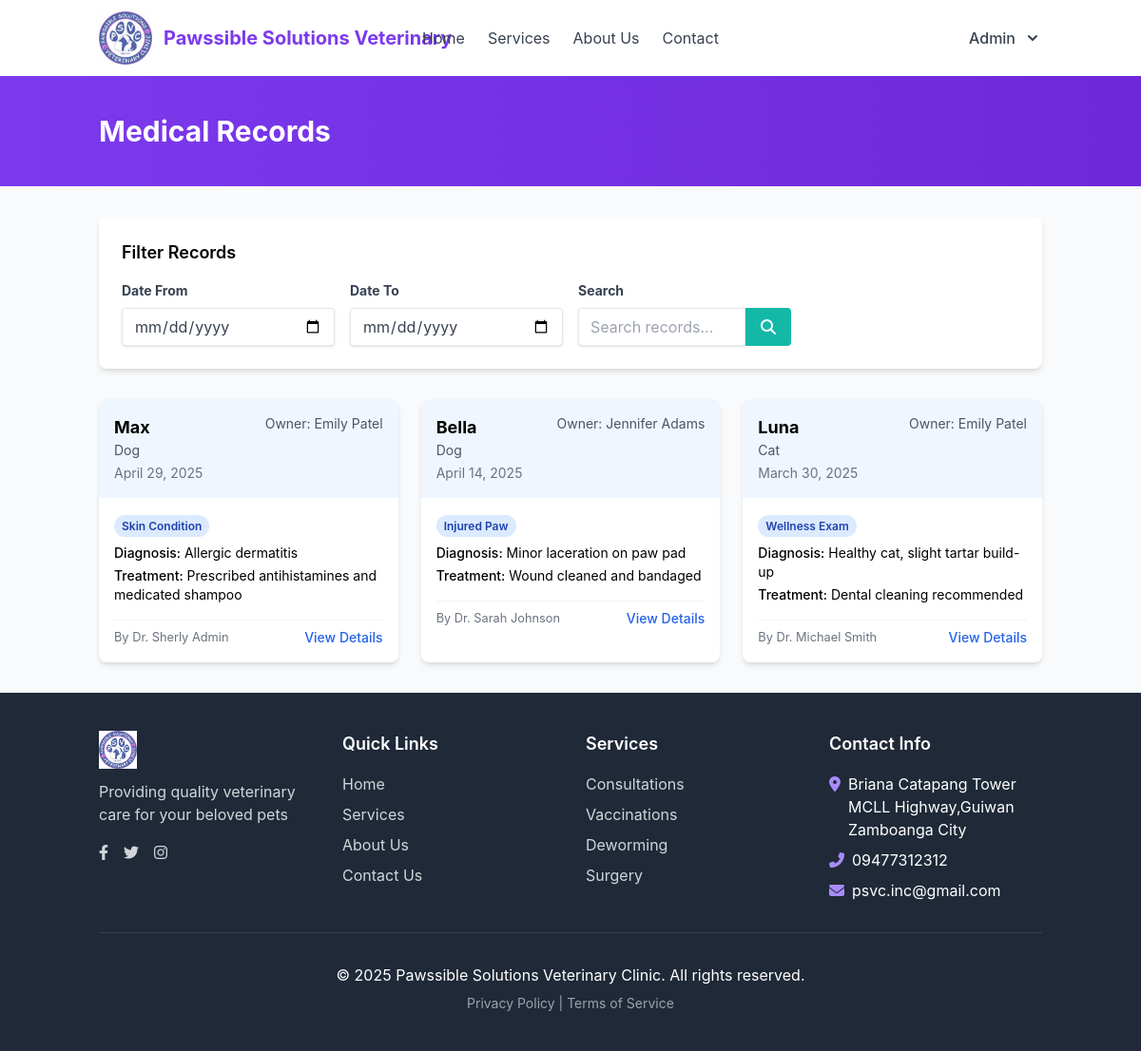
The page /medical_records.php (signed in) on the database as committed earlier.
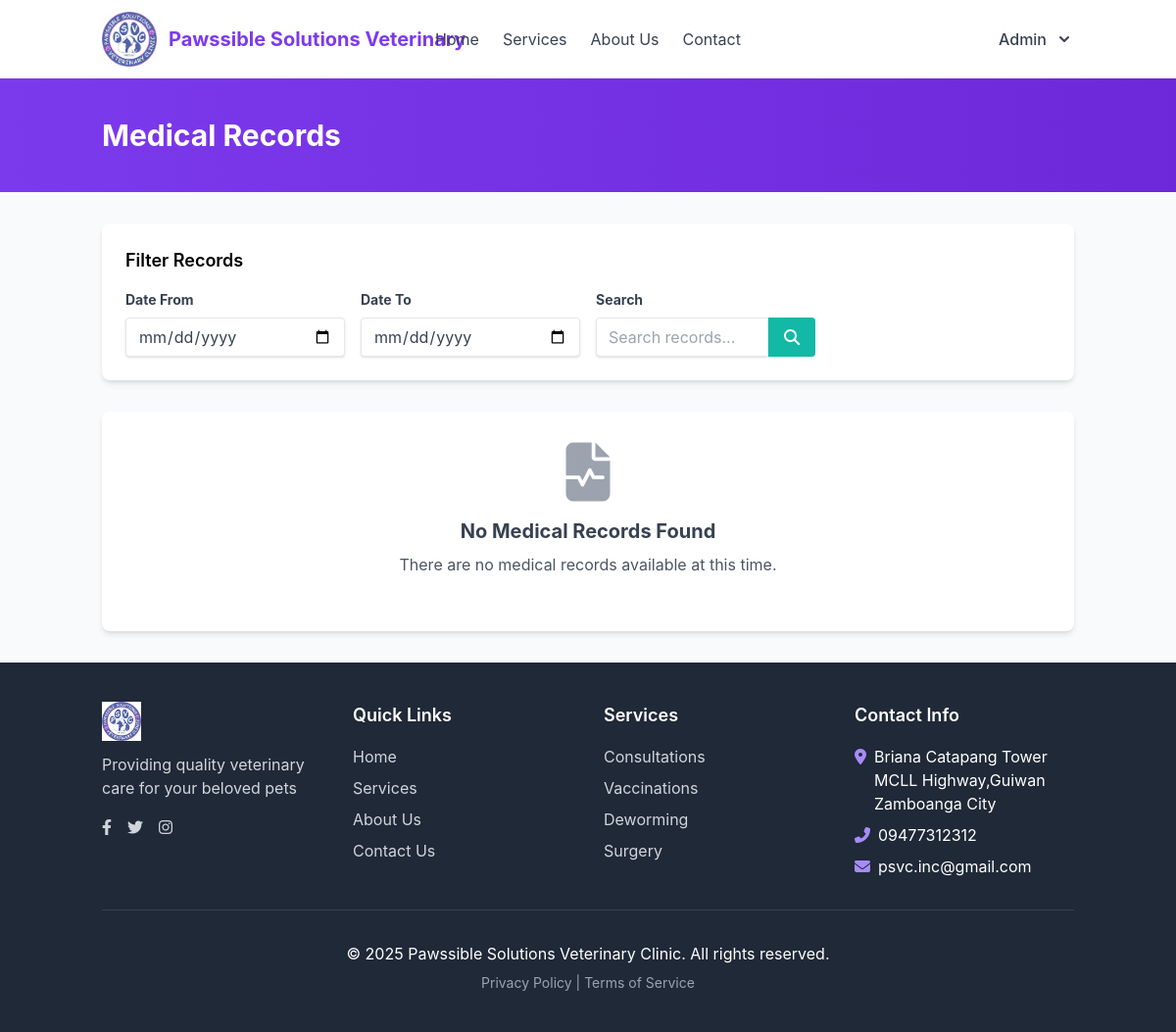
The same page on the database as committed later.
### tables this page shows
CREATE TABLE `medical_records` (
  `id` int(11) NOT NULL,
  `pet_id` int(11) NOT NULL,
  `appointment_id` int(11) DEFAULT NULL,
  `record_date` date NOT NULL,
  `diagnosis` text DEFAULT NULL,
  `treatment` text DEFAULT NULL,
  `medications` text DEFAULT NULL,
  `notes` text DEFAULT NULL,
  `created_by` int(11) NOT NULL,
  `created_at` timestamp NOT NULL DEFAULT current_timestamp(),
  `updated_at` timestamp NOT NULL DEFAULT current_timestamp() ON UPDATE current_timestamp()
);

CREATE TABLE `pets` (
  `id` int(11) NOT NULL,
  `owner_id` int(11) NOT NULL,
  `name` varchar(50) NOT NULL,
  `species` varchar(50) NOT NULL,
  `breed` varchar(50) DEFAULT NULL,
  `gender` enum('male','female','unknown') NOT NULL,
  `date_of_birth` date DEFAULT NULL,
  `weight` decimal(5,2) DEFAULT NULL,
  `microchip_id` varchar(50) DEFAULT NULL,
  `created_at` timestamp NOT NULL DEFAULT current_timestamp(),
  `updated_at` timestamp NOT NULL DEFAULT current_timestamp() ON UPDATE current_timestamp()
);

CREATE TABLE `appointments` (
  `id` int(11) NOT NULL,
  `appointment_number` varchar(20) NOT NULL DEFAULT '',
  `pet_id` int(11) NOT NULL,
  `vet_id` int(11) NOT NULL,
  `appointment_date` date NOT NULL,
  `appointment_time` time NOT NULL,
  `reason` varchar(100) NOT NULL,
  `notes` text DEFAULT NULL,
  `status` enum('scheduled','completed','cancelled','no-show') NOT NULL DEFAULT 'scheduled',
  `created_at` timestamp NOT NULL DEFAULT current_timestamp(),
  `updated_at` timestamp NOT NULL DEFAULT current_timestamp() ON UPDATE current_timestamp()
);

### medical_records.php (the view, shortened to what this page needs)
<?php
$user_role = isset($_SESSION['user_role']) ? $_SESSION['user_role'] : 'client';
$database = new Database();
$db = $database->getConnection();
$pet_filter = isset($_GET['pet_id']) ? $_GET['pet_id'] : '';
$date_from = isset($_GET['date_from']) ? $_GET['date_from'] : '';
$date_to = isset($_GET['date_to']) ? $_GET['date_to'] : '';
$search = isset($_GET['search']) ? $_GET['search'] : '';
if ($user_role == 'client') {
    $query = "SELECT mr.*, p.name as pet_name, p.species,
             CONCAT(u.first_name, ' ', u.last_name) as vet_name,
             a.reason as appointment_reason
             FROM medical_records mr
             JOIN pets p ON mr.pet_id = p.id
             LEFT JOIN appointments a ON mr.appointment_id = a.id
             LEFT JOIN users u ON mr.created_by = u.id
             WHERE p.owner_id = :user_id";
    if (!empty($pet_filter)) {
        $query .= " AND p.id = :pet_id";
    }
    if (!empty($date_from)) {
        $query .= " AND mr.record_date >= :date_from";
    }
    if (!empty($date_to)) {
        $query .= " AND mr.record_date <= :date_to";
    }
    if (!empty($search)) {
        $query .= " AND (mr.diagnosis LIKE :search OR mr.treatment LIKE :search OR mr.medications LIKE :search)";
    }
} else {
    $query = "SELECT mr.*, p.name as pet_name, p.species,
             CONCAT(o.first_name, ' ', o.last_name) as owner_name,
             CONCAT(v.first_name, ' ', v.last_name) as vet_name,
             a.reason as appointment_reason
             FROM medical_records mr
             JOIN pets p ON mr.pet_id = p.id
             JOIN users o ON p.owner_id = o.id
             LEFT JOIN appointments a ON mr.appointment_id = a.id
             LEFT JOIN users v ON mr.created_by = v.id
             WHERE 1=1";
}
$query .= " ORDER BY mr.record_date DESC, mr.created_at DESC";
$stmt = $db->prepare($query);
$stmt->execute();
include_once 'includes/header.php';
?>
<div class="bg-gradient-to-r from-violet-600 to-violet-700 py-10">
    <div class="container mx-auto px-4">
        <h1 class="text-3xl font-bold text-white">Medical Records</h1>
    </div>
</div>
<div class="container mx-auto px-4 py-8">
    <div class="bg-white rounded-lg shadow-md p-6 mb-8">
        <h3 class="text-lg font-semibold mb-4">Filter Records</h3>
        <form action="" method="get" class="grid grid-cols-1 md:grid-cols-2 lg:grid-cols-4 gap-4">
            <div>
                <label for="date_from" class="block text-gray-700 text-sm font-bold mb-2">Date From</label>
                <input type="date" id="date_from" name="date_from" value="<?php echo $date_from; ?>" class="shadow appearance-none border rounded w-full py-2 px-3 text-gray-700 leading-tight focus:outline-none focus:shadow-outline">
            </div>
            <div>
                <label for="date_to" class="block text-gray-700 text-sm font-bold mb-2">Date To</label>
                <input type="date" id="date_to" name="date_to" value="<?php echo $date_to; ?>" class="shadow appearance-none border rounded w-full py-2 px-3 text-gray-700 leading-tight focus:outline-none focus:shadow-outline">
            </div>
            <div>
                <label for="search" class="block text-gray-700 text-sm font-bold mb-2">Search</label>
                <div class="flex">
                    <input type="text" id="search" name="search" value="<?php echo htmlspecialchars($search); ?>" placeholder="Search records..." class="shadow appearance-none border rounded-l w-full py-2 px-3 text-gray-700 leading-tight focus:outline-none focus:shadow-outline">
                    <button type="submit" class="bg-teal-500 hover:bg-teal-600 text-white font-bold py-2 px-4 rounded-r">
                        <i class="fas fa-search"></i>
                    </button>
                </div>
            </div>
        </form>
    </div>
    <?php if ($stmt->rowCount() > 0): ?>
        <div class="grid grid-cols-1 md:grid-cols-2 lg:grid-cols-3 gap-6">
            <?php while ($record = $stmt->fetch(PDO::FETCH_ASSOC)): ?>
                <div class="bg-white rounded-lg shadow-md overflow-hidden hover:shadow-lg transition-shadow">
                    <div class="bg-blue-50 p-4">
                        <div class="flex justify-between items-start">
                            <div>
                                <h3 class="font-bold text-lg"><?php echo htmlspecialchars($record['pet_name']); ?></h3>
                                <p class="text-gray-600 text-sm"><?php echo htmlspecialchars($record['species']); ?></p>
                                <p class="text-gray-500 text-sm mt-1"><?php echo date('F d, Y', strtotime($record['record_date'])); ?></p>
                            </div>
                            <?php if (isset($record['owner_name']) && $user_role != 'client'): ?>
                                <p class="text-sm text-gray-600">Owner: <?php echo htmlspecialchars($record['owner_name']); ?></p>
                            <?php endif; ?>
                        </div>
                    </div>
                    <div class="p-4">
                        <?php if (!empty($record['appointment_reason'])): ?>
                            <div class="mb-2">
                                <span class="px-2 py-1 bg-blue-100 text-blue-800 text-xs font-semibold rounded-full">
                                    <?php echo htmlspecialchars($record['appointment_reason']); ?>
                                </span>
                            </div>
                        <?php endif; ?>
                        <div class="mt-2">
                            <?php if (!empty($record['diagnosis'])): ?>
                                <p class="text-sm"><span class="font-medium">Diagnosis:</span>
                                    <?php echo strlen($record['diagnosis']) > 100 ?
                                        htmlspecialchars(substr($record['diagnosis'], 0, 100)) . '...' :
                                        htmlspecialchars($record['diagnosis']); ?>
                                </p>
                            <?php endif; ?>
                            <?php if (!empty($record['treatment'])): ?>
                                <p class="text-sm mt-1"><span class="font-medium">Treatment:</span>
                                    <?php echo strlen($record['treatment']) > 100 ?
                                        htmlspecialchars(substr($record['treatment'], 0, 100)) . '...' :
                                        htmlspecialchars($record['treatment']); ?>
                                </p>
                            <?php endif; ?>
                        </div>
                        <div class="flex justify-between items-center mt-4 pt-2 border-t border-gray-100">
                            <small class="text-gray-500">By Dr. <?php echo htmlspecialchars($record['vet_name']); ?></small>
                            <a href="view_medical_record.php?id=<?php echo $record['id']; ?>" class="text-blue-600 hover:text-blue-800 font-medium text-sm">
                                View Details
                            </a>
                        </div>
                    </div>
                </div>
            <?php endwhile; ?>
        </div>
    <?php else: ?>
        <div class="bg-white rounded-lg shadow-md p-8 text-center">
            <div class="text-gray-400 mb-4">
                <i class="fas fa-file-medical-alt text-6xl"></i>
            </div>
            <h3 class="text-xl font-bold text-gray-700 mb-2">No Medical Records Found</h3>
            <p class="text-gray-600 mb-6">
                <?php if (!empty($pet_filter) || !empty($date_from) || !empty($date_to) || !empty($search)): ?>
                    No medical records match your current filters. Try changing your filter criteria.
                <?php else: ?>
                    There are no medical records available at this time.
                <?php endif; ?>
            </p>
        </div>
    <?php endif; ?>
</div>
<?php include_once 'includes/footer.php'; ?>

### includes/header.php (shortened to what this page needs)
<!DOCTYPE html>
<html lang="en">
<head>
    <script src="https://cdn.tailwindcss.com"></script>
    <link rel="stylesheet" href="https://cdnjs.cloudflare.com/ajax/libs/font-awesome/6.4.0/css/all.min.css">
    <link rel="stylesheet" href="assets/css/style.css">
</head>
<body class="bg-gray-50 min-h-screen flex flex-col">
    <header class="bg-white shadow-md">
        <nav class="container mx-auto px-4 py-3">
            <div class="flex flex-wrap items-center justify-between">
                <div class="flex items-center w-full md:w-auto justify-between md:justify-start">
                    <a href="index.php" class="flex items-center">
                        <img src="assets/images/logo.png" alt="PetCare Clinic Logo" class="h-10 md:h-14 w-auto mr-2 md:mr-3">
                        <span class="text-lg md:text-xl font-bold text-violet-600">Pawssible Solutions Veterinary<br class="hidden xs:inline"></span>
                    </a>
                </div>
                <div class="hidden md:flex items-center space-x-6 absolute left-1/2 transform -translate-x-1/2">
                    <a href="index.php" class="text-gray-700 hover:text-violet-600 transition">Home</a>
                    <a href="services.php" class="text-gray-700 hover:text-violet-600 transition">Services</a>
                    <a href="about.php" class="text-gray-700 hover:text-violet-600 transition">About Us</a>
                    <a href="contact.php" class="text-gray-700 hover:text-violet-600 transition">Contact</a>
                </div>
                <div class="hidden md:flex items-center">
                    <?php if (isset($_SESSION['user_id'])): ?>
                        <div class="relative">
                            <button type="button" class="flex items-center space-x-2 text-gray-700 hover:text-violet-600 focus:outline-none" id="user-menu-button">
                                <span class="font-medium"><?php echo $_SESSION['first_name']; ?></span>
                                <svg class="h-5 w-5" xmlns="http://www.w3.org/2000/svg" viewBox="0 0 20 20" fill="currentColor">
                                    <path fill-rule="evenodd" d="M5.293 7.293a1 1 0 011.414 0L10 10.586l3.293-3.293a1 1 0 011.414 1.414l-4 4a1 1 0 01-1.414 0l-4-4a1 1 0 010-1.414z" clip-rule="evenodd" />
                                </svg>
                            </button>
                        </div>
                    <?php else: ?>
                        <a href="login.php" class="text-gray-700 hover:text-violet-600 transition mr-4">Sign In</a>
                        <a href="register.php" class="bg-violet-600 hover:bg-violet-700 text-white font-bold py-2 px-4 rounded transition">Sign Up</a>
                    <?php endif; ?>
                </div>
            </div>
        </nav>
    </header>
</body>
</html>

### includes/footer.php (shortened to what this page needs)
    <footer class="bg-gray-800 text-white py-10 mt-auto">
        <div class="container mx-auto px-4">
            <div class="grid md:grid-cols-4 gap-8">
                <div>
                    <img src="assets/images/logo.png" alt="PetCare Clinic" class="h-10 mb-3">
                    <p class="text-gray-300 mb-4">Providing quality veterinary care for your beloved pets</p>
                    <div class="flex space-x-4">
                        <a href="#" class="text-gray-300 hover:text-white transition">
                            <i class="fab fa-facebook-f"></i>
                        </a>
                        <a href="#" class="text-gray-300 hover:text-white transition">
                            <i class="fab fa-twitter"></i>
                        </a>
                        <a href="#" class="text-gray-300 hover:text-white transition">
                            <i class="fab fa-instagram"></i>
                        </a>
                    </div>
                </div>
                <div>
                    <h4 class="text-lg font-semibold mb-4">Quick Links</h4>
                    <ul class="space-y-2">
                        <li><a href="index.php" class="text-gray-300 hover:text-white transition">Home</a></li>
                        <li><a href="services.php" class="text-gray-300 hover:text-white transition">Services</a></li>
                        <li><a href="about.php" class="text-gray-300 hover:text-white transition">About Us</a></li>
                        <li><a href="contact.php" class="text-gray-300 hover:text-white transition">Contact Us</a></li>
                    </ul>
                </div>
                <div>
                    <h4 class="text-lg font-semibold mb-4">Services</h4>
                    <ul class="space-y-2">
                        <li><a href="services.php#wellness" class="text-gray-300 hover:text-white transition">Consultations</a></li>
                        <li><a href="services.php#vaccinations" class="text-gray-300 hover:text-white transition">Vaccinations</a></li>
                        <li><a href="services.php#dental" class="text-gray-300 hover:text-white transition">Deworming</a></li>
                        <li><a href="services.php#surgery" class="text-gray-300 hover:text-white transition">Surgery</a></li>
                    </ul>
                </div>
                <div>
                    <h4 class="text-lg font-semibold mb-4">Contact Info</h4>
                    <ul class="space-y-2">
                        <li class="flex items-start">
                            <i class="fas fa-map-marker-alt mt-1 mr-2 text-violet-400"></i>
                            <span>Briana Catapang Tower<br>MCLL Highway,Guiwan Zamboanga City</span>
                        </li>
                        <li class="flex items-center">
                            <i class="fas fa-phone-alt mr-2 text-violet-400"></i>
                            <span>09477312312</span>
                        </li>
                        <li class="flex items-center">
                            <i class="fas fa-envelope mr-2 text-violet-400"></i>
                            <span>psvc.inc@gmail.com</span>
                        </li>
                    </ul>
                </div>
            </div>
            <div class="border-t border-gray-700 mt-8 pt-8 text-center">
                <p>&copy; <?php echo date('Y'); ?> Pawssible Solutions Veterinary Clinic. All rights reserved.</p>
                <p class="text-sm text-gray-400 mt-2">
                    <a href="privacy.php" class="hover:text-white">Privacy Policy</a> |
                    <a href="terms.php" class="hover:text-white">Terms of Service</a>
                </p>
            </div>
        </div>
    </footer>
</body>
</html>

### assets/css/style.css (style rules this page uses)
body { font-family: 'Inter', 'Segoe UI', Roboto, Arial, sans-serif; }

Rows that differ between the two databases and show on the page:
removed medical_records: pet.name "Max", pet.species "Dog", record_date "April 29, 2025", owner_name "Emily Patel", appointment.reason "Skin Condition", diagnosis "Allergic dermatitis", treatment "Prescribed antihistamines and medicated shampoo", vet_name "Sherly Admin"
removed medical_records: pet.name "Bella", pet.species "Dog", record_date "April 14, 2025", owner_name "Jennifer Adams", appointment.reason "Injured Paw", diagnosis "Minor laceration on paw pad", treatment "Wound cleaned and bandaged", vet_name "Sarah Johnson"
removed medical_records: pet.name "Luna", pet.species "Cat", record_date "March 30, 2025", owner_name "Emily Patel", appointment.reason "Wellness Exam", diagnosis "Healthy cat, slight tartar build-up", treatment "Dental cleaning recommended", vet_name "Michael Smith"
Other text that changed with them:
text now shown: "No Medical Records Found There are no medical records available at this time."
